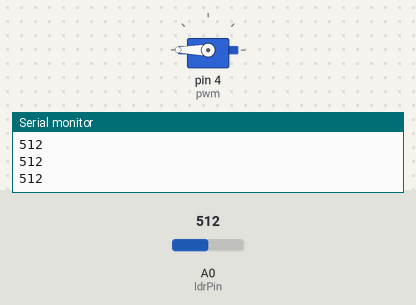
Simulated run of this sketch. Board: Arduino Uno, built with avr-gcc and run on an emulated ATmega328P. Shown: servo, the last lines printed to the serial monitor. The inputs (shaded band) are chosen by the test bench; at power-on: A0 (ldrPin) = 512.

Above: at 1.2 s.
1.3 s: A0 (ldrPin) set to 545
2.8 s: A0 (ldrPin) set to 566
At 3.6 s:
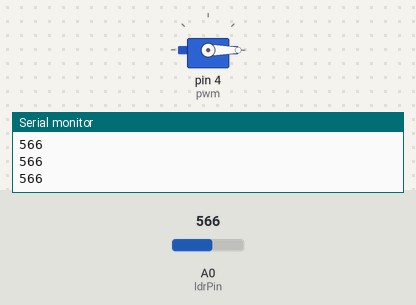
4.3 s: A0 (ldrPin) set to 900
At 5.0 s:
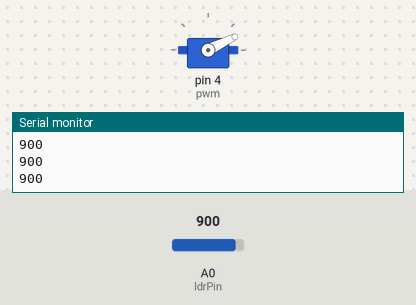
5.8 s: A0 (ldrPin) set to 122
At 6.3 s:
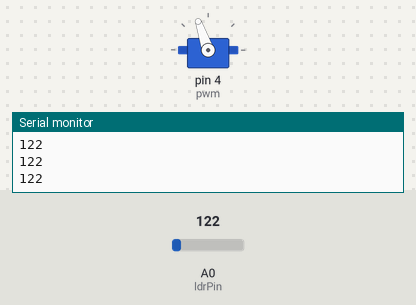
7.3 s: A0 (ldrPin) set to 0
At 7.7 s:
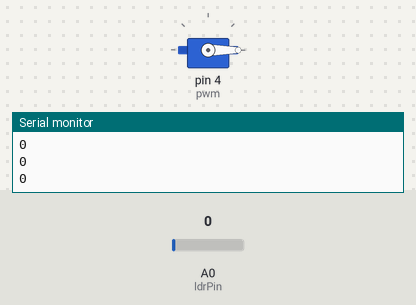
8.8 s: A0 (ldrPin) set to 306
At 10.2 s:
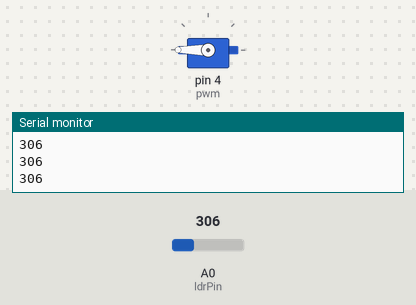
Timing chart, 0 to 11.3 s (numbered marks = the images above; inputs shaded):
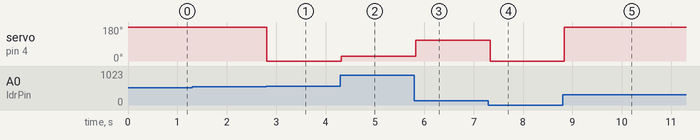

The sketch:

LDR_Servo_Light_Reader.ino
```cpp
/*
 * Connect the LDR
 * Read the ambient light
 * Represent the angle using the servo
 */

#include <Servo.h>

int pwm = 4;
int ldrPin = A0;
int analogValue = 0;
Servo miniServo;

void setup() {
  // put your setup code here, to run once:

  Serial.begin(9600);
  miniServo.attach(pwm);
  miniServo.write(0);
}

void loop() {
  // put your main code here, to run repeatedly:
  analogValue = analogRead(ldrPin);
  Serial.println(analogValue);
  analogValue = map(analogValue, 0, 200, 0, 180);
  miniServo.write(analogValue);
  delay(100);

}
```

Measured:
- the behaviour switches between 555 and 556 on A0 (ldrPin) (found by bisection; images 0 and 1)
- after the input at 2.8 s, servo on pin 4 (pwm): 180° → 0° at once
- after the input at 4.3 s, servo on pin 4 (pwm): 0° → 26° at once
- after the input at 5.8 s, servo on pin 4 (pwm): 26° → 109° at once
- after the input at 7.3 s, servo on pin 4 (pwm): 109° → 0° at once
- after the input at 8.8 s, servo on pin 4 (pwm): 0° → 180° at once
